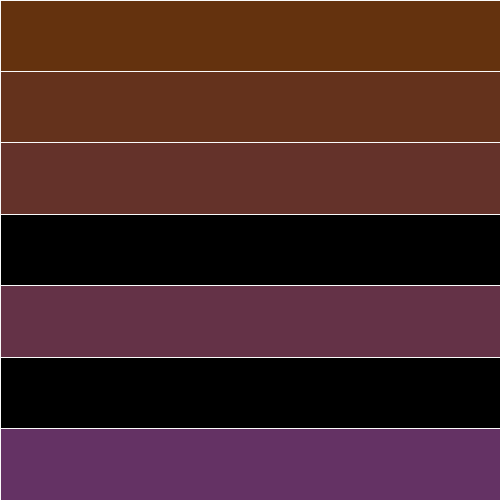
Frame 1 (no input)
Frame 2 (the mouse pressed at the canvas centre, redrawn once): identical to frame 1, image omitted

The Processing sketch that drew this single still picture (run headless with seeded random() and noise(); the mouse was pressed at the canvas centre and the sketch redrawn once):

// Processing sketch: Composite_numbers
// ── Composite_numbers.pde
int n = 7;
IntList arr;
IntList  num_div (int n ){
  arr = new IntList() ;
  for ( int i = 1; i<= n ; i ++)
  {
    if ( n % i == 0)
    arr.append (i);
  }
  return arr;
}
boolean is_comp ( int n ){
  for ( int i = 2; i < n; i ++)
    if ( n % i == 0 )
          return true;
  return false; 
}
int nth ( int n ){
  int cont = 0;
  int num = 1;
  int nth= -1;
  while (true){
    if (cont == n )
      break;
    if ( is_comp (num))
    {
      cont++;
      nth=num;
    } 
    num++;
  }
  return nth;
}
int [] n_array (int n )
{ 
  int arr [] = new int[n];
  for ( int i = 0; i < n ; i ++)
    arr [i]= nth (i+1);
  return arr;
}
void setup (){
  size ( 500, 500);
  int nth = nth (n);
  println (nth );
  int [] seq = n_array(n);
  printArray(seq);
  noLoop(); 
}
void draw()
{
  background (0);
  stroke (250);
  float base=0, h=0 ;
  float xpos=0, ypos = 0; 
  IntList arr = num_div (n);
  int s = arr.size();
  printArray (arr);
  println ( arr.size() );
  if ( s%2 == 1){
    base = sqrt(width * height / n+70);
    h = base;
  }
  if ( s % 2 == 0){
    base = width * 1.0 / arr.get(s/ 2 - 1);
    h=height * 1.0 / arr.get( (s / 2));
   }
   
  for ( int i = 1; i <= n ; i ++)
  {
    fill (0);
    if ( ! is_comp(i)){ 
       fill (100,50, map ( i , 0 , n , 0 , 100));
       println ( "no" + i );
     }
    rect ( xpos, ypos, base, h);
    if ( xpos < width )
     xpos = xpos + base;
      
    if ( xpos == width)
    {
      xpos = 0;
      ypos = ypos + h;
    }
  }
}
